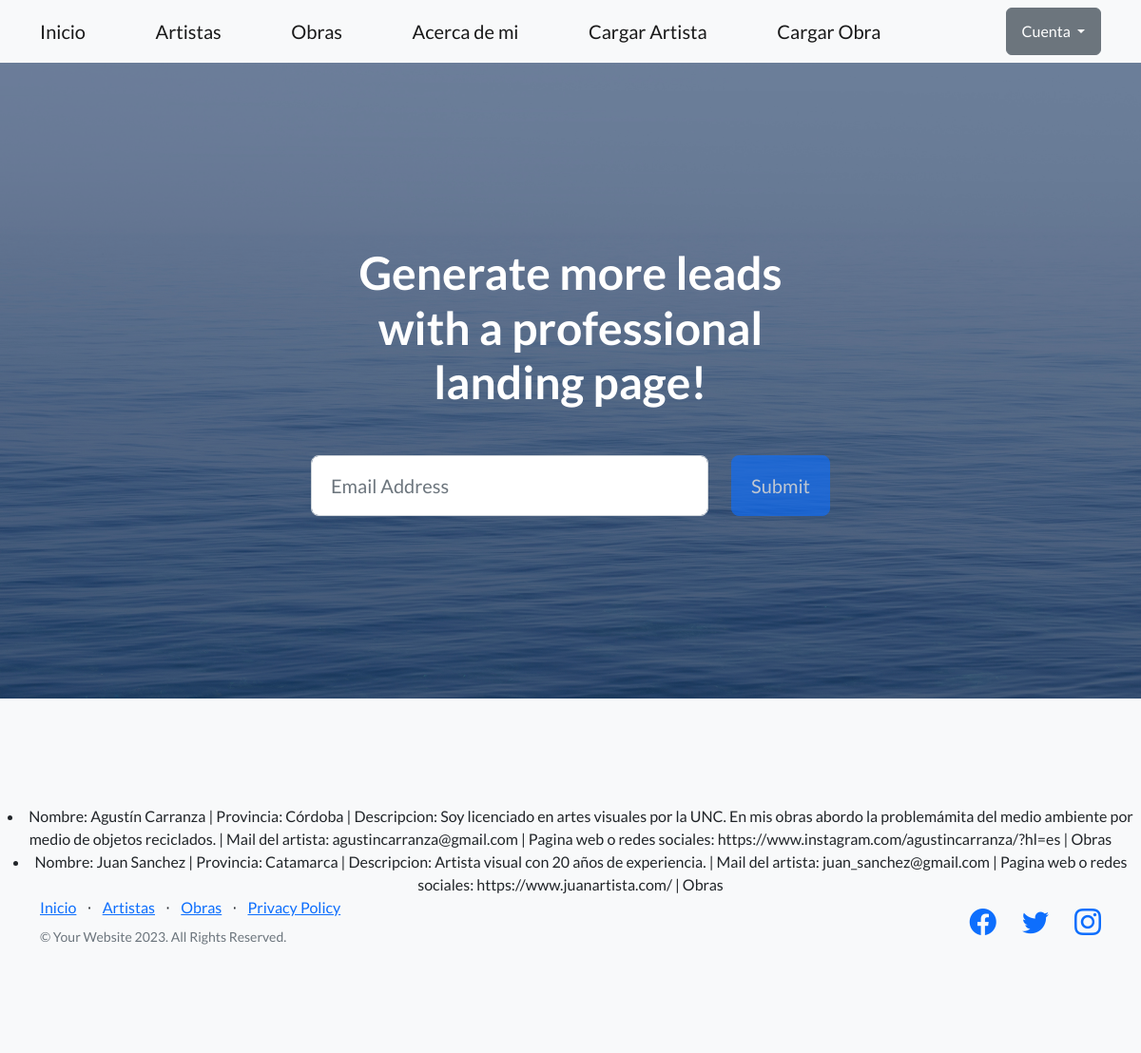
Page /artistas/ on the committed database.
### appfinal/models.py (models this page shows, shortened)
class Artistas(models.Model):
    nombre= models.CharField(max_length= 100, null=True)
    provincia= models.CharField(max_length= 100, null=True)
    descripcion=models.CharField(max_length= 600)
    mail_artista=models.CharField(max_length= 200, null= True)
    pagina_web_redes_sociales= models.CharField(max_length= 300)
    imagenes= models.ImageField(upload_to='imagenes/', blank= True, null= True)

### appfinal/views.py (the view)
# urls.py: path("artistas/", views.ArtistasListView.as_view(), name= "artistas"),
class ArtistasListView(ListView):
    model= Artistas
    context_object_name= "artistas"
    template_name= "appfinal/artistas.html"

### appfinal/templates/appfinal/artistas.html (shortened to what this page needs)
{% extends 'appfinal/base.html' %}
{% load static %}
{% block contenidoQueCambia %}
    {% for artista in artistas %}
    <li>
        Nombre: {{artista.nombre}} |
        Provincia: {{artista.provincia}} |
        Descripcion: {{artista.descripcion}} |
        Mail del artista: {{artista.mail_artista}} |
        Pagina web o redes sociales: {{artista.pagina_web_redes_sociales}} |
        Obras {{artista.obras}}
    </li>
    {% endfor %}
{% endblock contenidoQueCambia %}

### rows in the picture
Artistas: nombre "Agustín Carranza", provincia "Córdoba", descripcion "Soy licenciado en artes visuales por la UNC. En mis obras abordo la problemámita del medio ambiente por medio de objetos reciclados.", mail_artista "agustincarranza@gmail.com", pagina_web_redes_sociales "https://www.instagram.com/agustincarranza/?hl=es"
Artistas: nombre "Juan Sanchez", provincia "Catamarca", descripcion "Artista visual con 20 años de experiencia.", mail_artista "juan_sanchez@gmail.com", pagina_web_redes_sociales "https://www.juanartista.com/"
